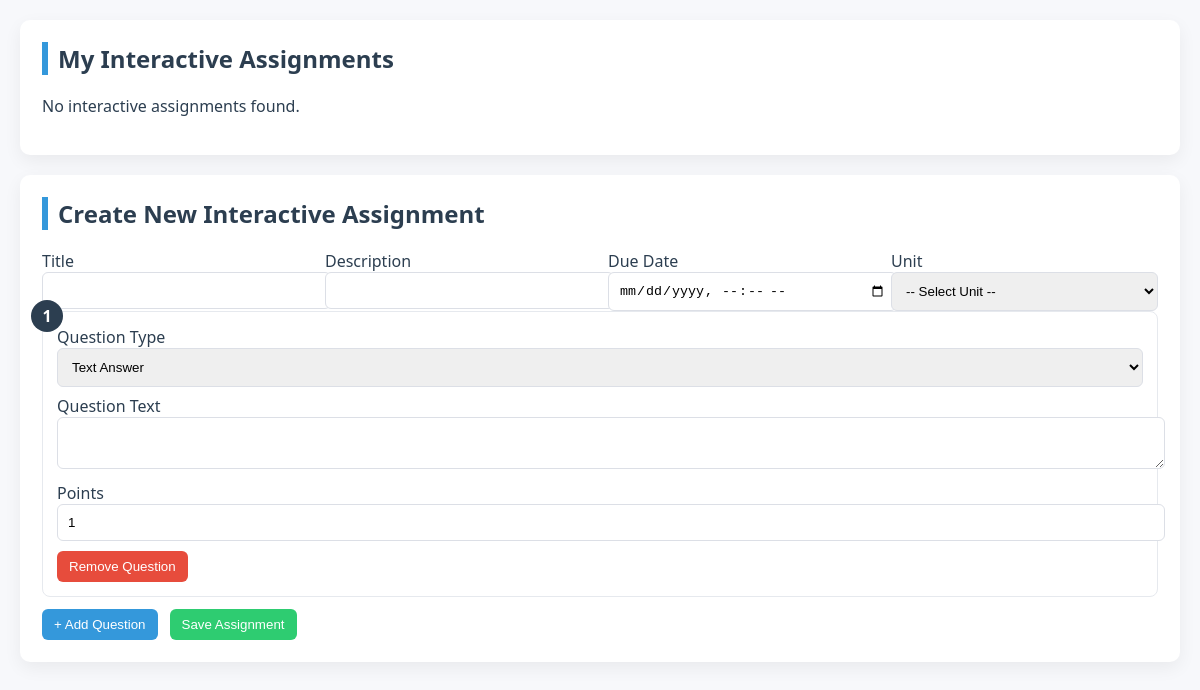
/lecturer/create_questions.php (signed in), run on an earlier commit of the app's database.
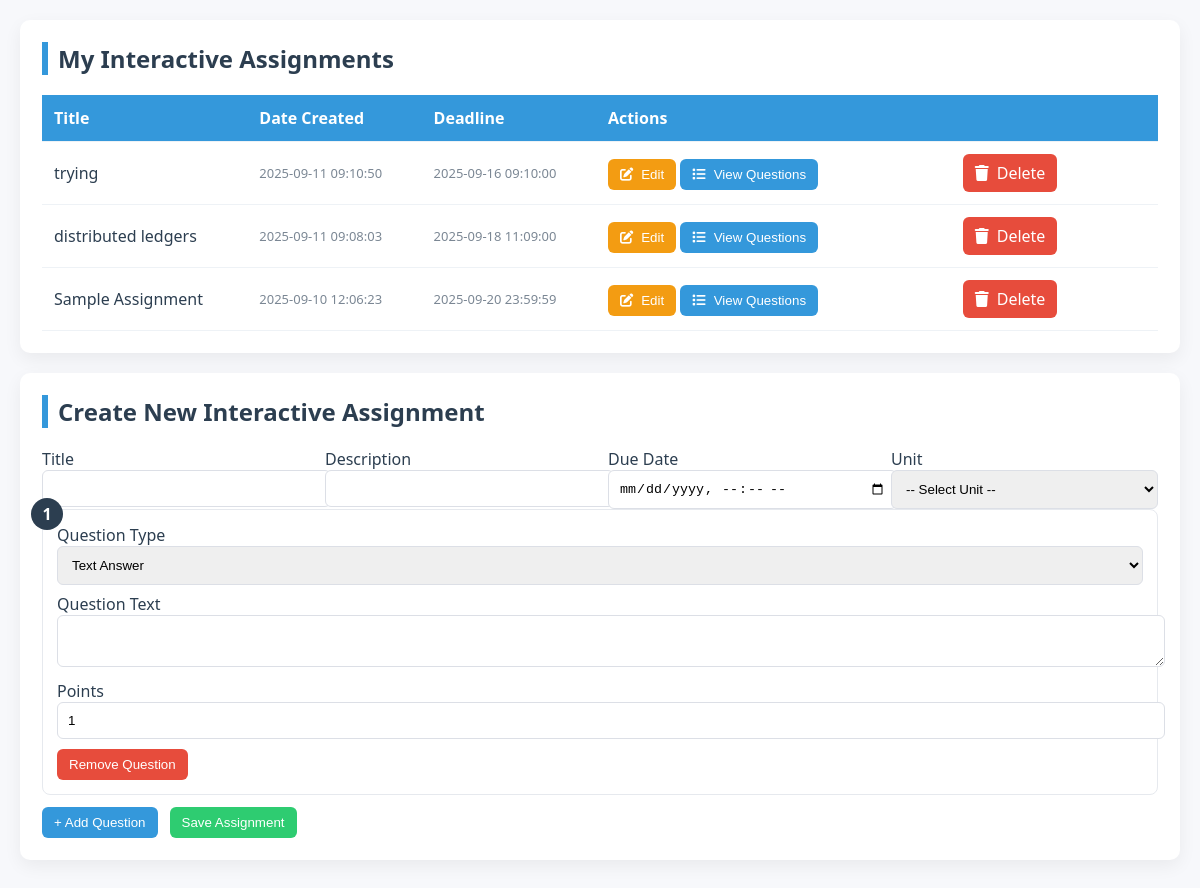
And on a later commit of the database.
### tables this page shows
CREATE TABLE `interactive_assignments` (
  `id` int NOT NULL,
  `lecturer_id` int NOT NULL,
  `unit_id` int NOT NULL,
  `title` varchar(255) NOT NULL,
  `description` text,
  `due_date` datetime DEFAULT NULL,
  `created_at` timestamp NULL DEFAULT CURRENT_TIMESTAMP
);

### lecturer/create_questions.php (the view, shortened to what this page needs)
<?php
require_once '../config/db.php';
$lecturer_id = $_SESSION['user_id'];
$stmt = $conn->prepare("
    SELECT id, title, created_at, due_date
    FROM interactive_assignments
    WHERE lecturer_id = ?
    ORDER BY created_at DESC
");
$stmt->bind_param("i", $lecturer_id);
$stmt->execute();
$assignments = $stmt->get_result()->fetch_all(MYSQLI_ASSOC);
?>
<!doctype html>
<html lang="en">
<head>
<link rel="stylesheet" href="https://cdnjs.cloudflare.com/ajax/libs/font-awesome/6.0.0-beta3/css/all.min.css">
</head>
<body>
<div class="container">
  <div class="section">
    <h2>My Interactive Assignments</h2>
    <?php if ($assignments): ?>
      <table>
        <thead><tr><th>Title</th><th>Date Created</th><th>Deadline</th><th>Actions</th></tr></thead>
        <tbody>
          <?php foreach ($assignments as $a): ?>
            <tr>
              <td><?= htmlspecialchars($a['title']) ?></td>
              <td class="small"><?= htmlspecialchars($a['created_at']) ?></td>
              <td class="small"><?= htmlspecialchars($a['due_date']) ?></td>
              <td>
                <button class="btn btn-edit" onclick="openEditModal(<?= $a['id'] ?>)"><i class="fas fa-edit"></i> Edit</button>
                <button class="btn btn-add" onclick="viewQuestions(<?= $a['id'] ?>, this)"><i class="fas fa-list"></i> View Questions</button>
                <a class="btn btn-primary" href="view_scores.php?id=<?= $a['id'] ?>"><i class="fas fa-chart-bar"></i> View Scores</a>
                <a class="btn btn-delete" href="../actions.php?action=delete_interactive_assignment&id=<?= $a['id'] ?>" onclick="return confirm('Delete this assignment?')"><i class="fas fa-trash"></i> Delete</a>
              </td>
            </tr>
          <?php endforeach; ?>
        </tbody>
      </table>
    <?php else: ?>
      <p>No interactive assignments found.</p>
    <?php endif; ?>
  </div>
  <div class="section">
    <h2>Create New Interactive Assignment</h2>
    <form id="assignmentForm" method="POST" action="../actions.php" enctype="multipart/form-data">
      <div class="assignment-row">
        <div>
          <label class="input-group label">Title</label>
          <input class="input" type="text" name="title" required>
        </div>
        <div>
          <label class="input-group label">Description</label>
          <input class="input" type="text" name="description" required>
        </div>
        <div>
          <label class="input-group label">Due Date</label>
          <input class="input" type="datetime-local" name="due_date" required>
        </div>
        <div>
          <label class="input-group label">Unit</label>
          <select class="input" name="unit_id" required>
            <option value="">-- Select Unit --</option>
          </select>
        </div>
      </div>
      <div id="questionsContainer"></div>
      <div style="display:flex;gap:12px;margin-top:8px">
        <button type="button" class="btn btn-add" onclick="addQuestion()">+ Add Question</button>
        <button type="submit" class="btn btn-green">Save Assignment</button>
      </div>
    </form>
  </div>
</div>
</body>
</html>

What changed in the data, as far as the page shows it:
added interactive_assignments: title "trying", created_at "2025-09-11 09:10:50", due_date "2025-09-16 09:10:00"
added interactive_assignments: title "distributed ledgers", created_at "2025-09-11 09:08:03", due_date "2025-09-18 11:09:00"
added interactive_assignments: title "Sample Assignment", created_at "2025-09-10 12:06:23", due_date "2025-09-20 23:59:59"
Also different on the page:
text no longer shown: "No interactive assignments found."
text now shown: "Title Date Created Deadline Actions"
